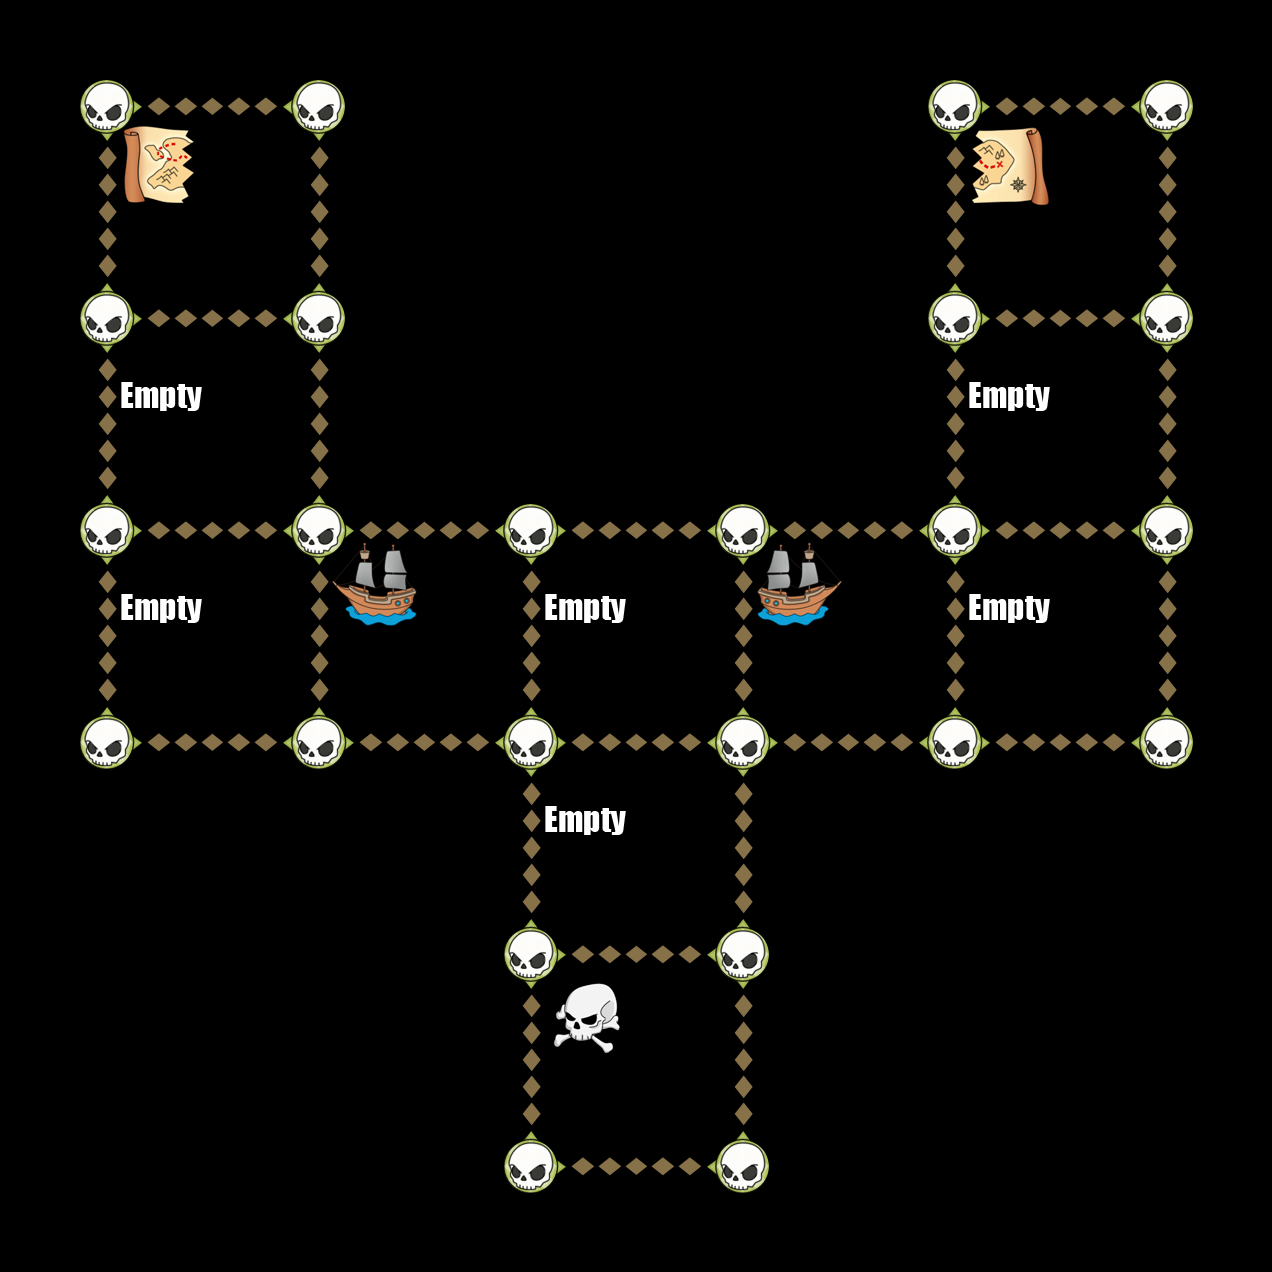

This game map was drawn from its Tiled (.tmx) file and the tilesets committed beside it. A one-line description and the trimmed map source follow:
An orthogonal 6x6 tile map with 212x212 px tiles, 6 tile layers (Down, Up, Left, Right, ...).

<map version="1.0" orientation="orthogonal" width="6" height="6" tilewidth="212" tileheight="212">
 <tileset firstgid="1" name="TileGraphic_Final-ipadhd" tilewidth="212" tileheight="212">
  <image source="TileGraphic_Final-ipadhd.png" width="636" height="1060" />
  <tile id="0">
   <properties>
    <property name="LineFilled" value="True" />
   </properties>
  </tile>
  <tile id="2">
   <properties>
    <property name="Item" value="TreasureBox" />
   </properties>
  </tile>
  <tile id="4">
   <properties>
    <property name="RowFilled" value="True" />
   </properties>
  </tile>
  <tile id="6">
   <properties>
    <property name="Item" value="CannonLeft" />
   </properties>
  </tile>
  <tile id="7">
   <properties>
    <property name="Item" value="ShipRight" />
   </properties>
  </tile>
  <tile id="8">
   <properties>
    <property name="Item" value="MapOne" />
   </properties>
  </tile>
  <tile id="9">
   <properties>
    <property name="Item" value="CannonRight" />
   </properties>
  </tile>
  <tile id="10">
   <properties>
    <property name="Item" value="ShipLeft" />
   </properties>
  </tile>
  <tile id="11">
   <properties>
    <property name="Item" value="MapTwo" />
   </properties>
  </tile>
  <tile id="12">
   <properties>
    <property name="Item" value="Empty" />
   </properties>
  </tile>
  <tile id="13">
   <properties>
    <property name="Item" value="Skull" />
   </properties>
  </tile>
  <tile id="14">
   <properties>
    <property name="Item" value="Fog" />
   </properties>
  </tile>
 </tileset>
 <layer name="Down" width="6" height="6">
  <data>[36 cells, 18 non-empty, 1 distinct tile ids]</data>
 </layer>
 <layer name="Up" width="6" height="6">
  <data>[36 cells, 18 non-empty, 1 distinct tile ids]</data>
 </layer>
 <layer name="Left" width="6" height="6">
  <data>[36 cells, 16 non-empty, 1 distinct tile ids]</data>
 </layer>
 <layer name="Right" width="6" height="6">
  <data>[36 cells, 16 non-empty, 1 distinct tile ids]</data>
 </layer>
 <layer name="Dots" width="6" height="6">
  <data>[36 cells, 24 non-empty, 1 distinct tile ids]</data>
 </layer>
 <layer name="Items" width="6" height="6">
  <data>[36 cells, 11 non-empty, 6 distinct tile ids]</data>
 </layer>
</map>
